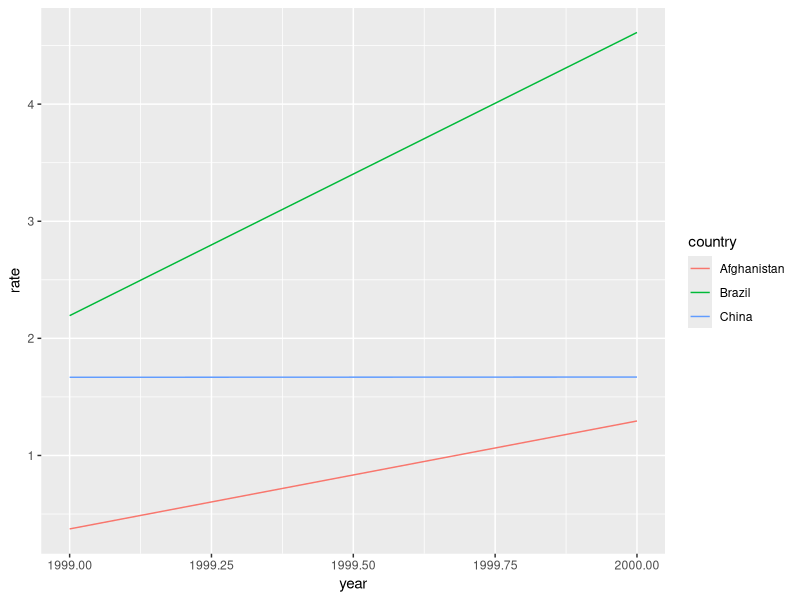
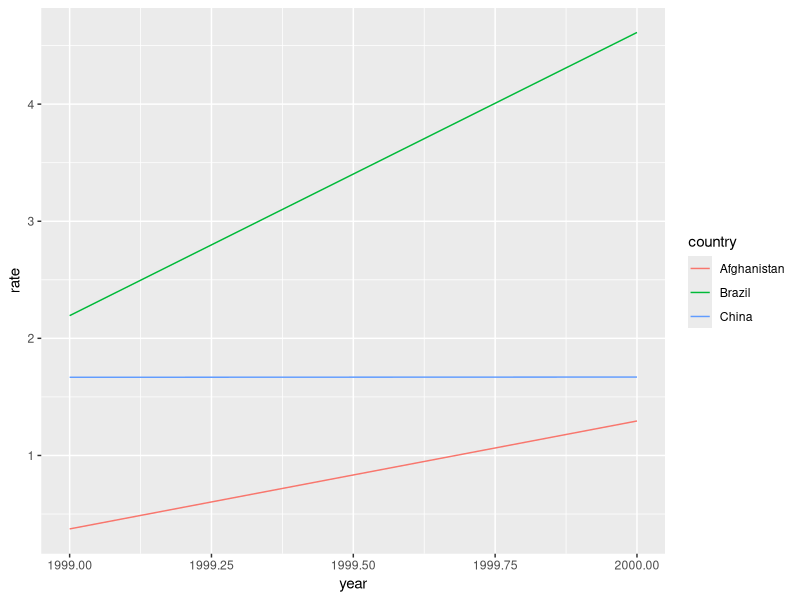

Source code (R) for these figures, in order:
## ---- chunk 1
knitr::opts_chunk$set(echo = TRUE)
## ---- chunk 2
library(tidyverse)
## ---- chunk 3
View(table1)   #Se encontra no formato Tidy, pois as observacoes sao linhas e as variaveis sao colunas.


## ---- chunk 4
View(table2)  #Nao se encontra no formato Tidy, pois as variaveis cases e population estao englobadas na variavel type.

## ---- chunk 5

View(table3) #Nao se encontra no formato Tidy, pois a variavel rate engloba cases e population.


## ---- chunk 6
View(table4a) #Nao se encontra bo formato Tidy, pois o tibble em questao possui observacoes como variaveis.

## ---- chunk 7

View(table4b) #Nao se encontra bo formato Tidy, pois o tibble em questao possui observacoes como variaveis.



## ---- chunk 8

taxas <- table1 |>
  mutate(rate = cases / population * 10000)




taxas





## ---- chunk 9

casos_por_year <- table1 |>
  group_by(year) |>
  summarise(cases = sum(cases))




## ---- chunk 10


casos_por_country <- table1 |>
  group_by(country) |>
  summarise(cases = sum(cases))



## ---- chunk 11

table1 |>
  select(country, year, cases) |>
  pivot_wider(
    names_from = year,
    values_from = cases
  )






## ---- chunk 12

ggplot(taxas, aes(x = year, y = rate, color = country)) +
  geom_line()



## ---- chunk 13

casos <- table2 |>
  filter(type == "cases") |>
  select(country, year, cases = count)

populacao <- table2 |>
  filter(type == "population") |>
  select(country, year, population = count)

taxas2 <- casos |>
  left_join(populacao, by = c("country", "year")) |>
  mutate(rate = cases / population * 10000)

taxas2
## ---- chunk 14


### Taxa utilizando `table4a` e `table4b`

casos4 <- table4a |>
  pivot_longer(
    cols = c(`1999`, `2000`),
    names_to = "year",
    values_to = "cases"
  )

populacao4 <- table4b |>
  pivot_longer(
    cols = c(`1999`, `2000`),
    names_to = "year",
    values_to = "population"
  )

taxas4 <- casos4 |>
  left_join(populacao4, by = c("country", "year")) |>
  mutate(rate = cases / population * 10000)

taxas4
## ---- chunk 15

ggplot(taxas2, aes(x = year, y = rate, color = country)) +
  geom_line()


## ---- chunk 16


tidy4a <- table4a |>
  pivot_longer(
    cols = c(`1999`, `2000`),
    names_to = "year",
    values_to = "cases"
  )

tidy4a


## ---- chunk 17
tidy4b <- table4b |>
  pivot_longer(
    cols = c(`1999`, `2000`),
    names_to = "year",
    values_to = "population"
  )

tidy4b
## ---- chunk 18
tidy4 <- tidy4a |>
  left_join(tidy4b, by = c("country", "year"))

tidy4        # O comando em questao combina duas ou mais tabelas utilizando uma ou mais variaveis em comum como chave.


## ---- chunk 19
tidy2 <- table2 |>
  pivot_wider(
    names_from = type,
    values_from = count
  )

tidy2
## ---- chunk 20
tidy3 <- table3 |>
  separate(
    rate,
    into = c("cases", "population"),
    sep = "/",
    convert = TRUE
  )

tidy3
